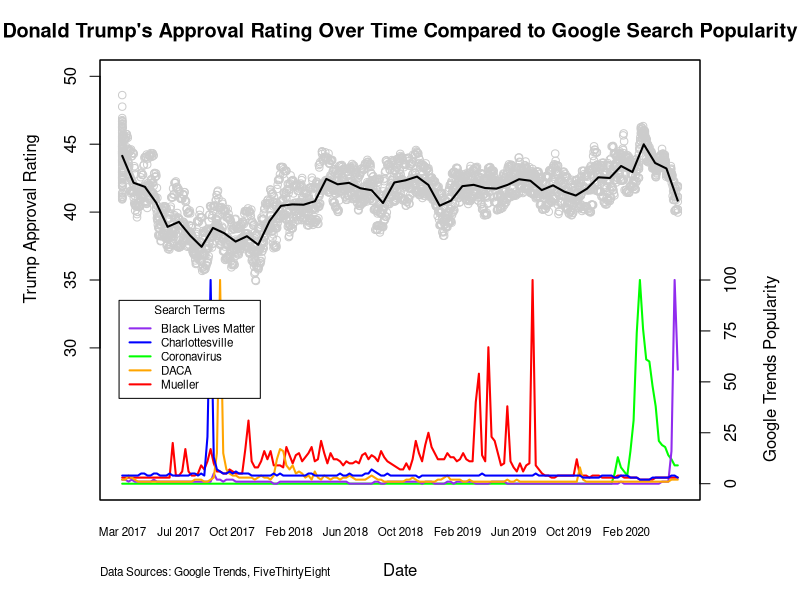

The R script that drew this image:
# Import and clean FiveThirtyEight approval data
approval = read.csv('approval_topline.csv')
approval = approval[,c('timestamp', 'approve_estimate')]
approval$timestamp = as.numeric(as.POSIXct(approval$timestamp, format="%H:%M:%S %d %b %Y"))
approval$timestamp = as.Date(as.POSIXct(approval$timestamp, origin="1970-01-01"))
approval = approval[which(approval$timestamp > "2017-01-20"),]

# Import and clean Google Trends data
blm_interest = read.csv('blm_interest.csv', stringsAsFactors = FALSE)
charlottesville_interest = read.csv('charlottesville_interest.csv', stringsAsFactors = FALSE)
coronavirus_interest = read.csv('coronavirus_interest.csv', stringsAsFactors = FALSE)
daca_interest = read.csv('daca_interest.csv', stringsAsFactors = FALSE)
mueller_interest = read.csv('mueller_interest.csv', stringsAsFactors = FALSE)

nweeks = 260
interest = data.frame(tail(blm_interest$Week, nweeks), tail(blm_interest$Black.Lives.Matter, nweeks), tail(coronavirus_interest$Coronavirus, nweeks), tail(daca_interest$DACA, nweeks), tail(mueller_interest$Mueller, nweeks), tail(charlottesville_interest$Charlottesville, nweeks), stringsAsFactors = FALSE)
colnames(interest) = c("Week", "Black.Lives.Matter", "Coronavirus", "DACA", "Mueller", "Charlottesville")
interest$Week = as.numeric(as.POSIXct(interest$Week, format="%Y-%m-%d"))
interest$Week = as.Date(as.POSIXct(interest$Week, origin="1970-01-01"))
interest = interest[which(interest$Week > "2017-01-20"),]

if(nrow(interest[which(interest$Black.Lives.Matter == '<1'),]) > 0){
    interest[which(interest$Black.Lives.Matter == '<1'),]$Black.Lives.Matter = 0
}
if(nrow(interest[which(interest$Charlottesville == '<1'),]) > 0){
    interest[which(interest$Charlottesville == '<1'),]$Charlottesville = 0
}
if(nrow(interest[which(interest$Coronavirus == '<1'),]) > 0){
    interest[which(interest$Coronavirus == '<1'),]$Coronavirus = 0
}
if(nrow(interest[which(interest$DACA == '<1'),]) > 0){
    interest[which(interest$DACA == '<1'),]$DACA = 0
}
if(nrow(interest[which(interest$Mueller == '<1'),]) > 0){
    interest[which(interest$Mueller == '<1'),]$Mueller = 0
}

# Plot the data
par(mar = c(5, 5, 3, 5))
scatter.smooth(approval, ylim = c(20, 50), span = 1/30, col="#CCCCCC", ylab = "", yaxt = 'n', xlab = "Date", xaxt = 'n', main = "Donald Trump\'s Approval Rating Over Time Compared to Google Search Popularity", lpars = c(lwd = 2))
mtext("Trump Approval Rating", side = 2, adj = 0.725, line = 3)
axis(2, at = c(30, 35, 40, 45, 50))
axis(1, tick = FALSE, approval$timestamp, format(approval$timestamp, "%b %Y"), cex.axis = 0.7)
par(new = TRUE, ylog = TRUE)
plot(interest$Coronavirus, col = "#FFFFFF", xaxt = 'n', yaxt = 'n', xlab = '', ylab = '', ylim = c(0, 200))
lines(interest$Coronavirus, xaxt = 'n', yaxt = 'n', xlab = '', ylab = '', col = 'green', lwd = 2, ylog = TRUE)
par(new = TRUE)
lines(interest$Black.Lives.Matter, xaxt = 'n', yaxt = 'n', xlab = '', ylab = '', col = 'purple2', lwd = 2)
par(new = TRUE)
lines(interest$Mueller, xaxt = 'n', yaxt = 'n', xlab = '', ylab = '', col = 'red', lwd = 2)
par(new = TRUE)
lines(interest$DACA, xaxt = 'n', yaxt = 'n', xlab = '', ylab = '', col = 'orange', lwd = 2)
par(new = TRUE)
lines(interest$Charlottesville, xaxt = 'n', yaxt = 'n', xlab = '', ylab = '', col = 'blue', lwd = 2)
axis(side = 4, at = c(0, 25, 50, 75, 100))
mtext("Google Trends Popularity", side = 4, line = 3, adj = 0.15)
legend(0, 90, legend = c('Black Lives Matter', 'Charlottesville', 'Coronavirus', 'DACA', 'Mueller'), col = c('purple2', 'blue', 'green', 'orange', 'red'), lty = 1, lwd = 2, cex = 0.7, title = "Search Terms", bg = "#FFFFFF")
title(sub="Data Sources: Google Trends, FiveThirtyEight", adj = 0, line = 3, cex.sub = 0.7)
